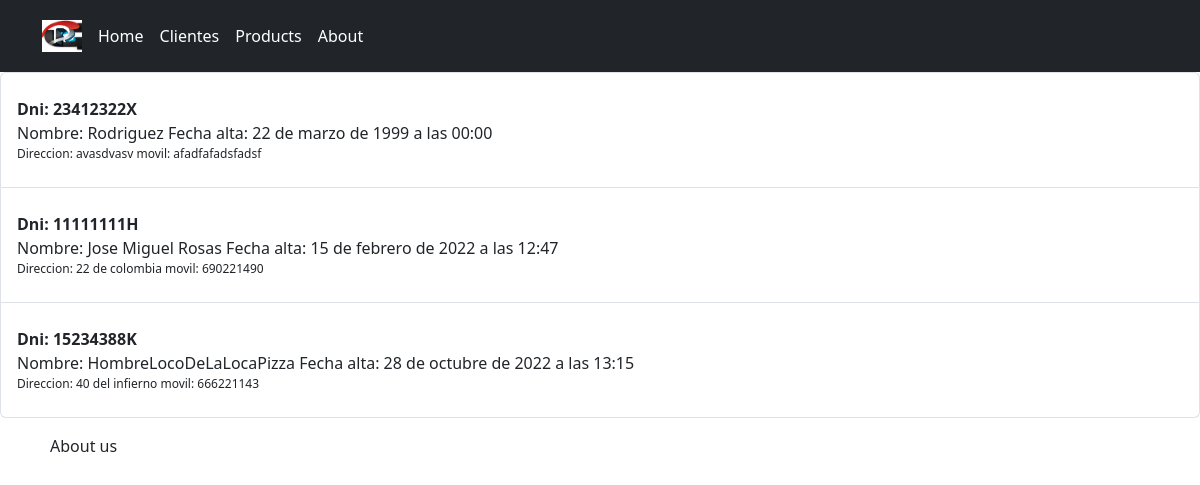
Page /Clientes on the earlier database version.
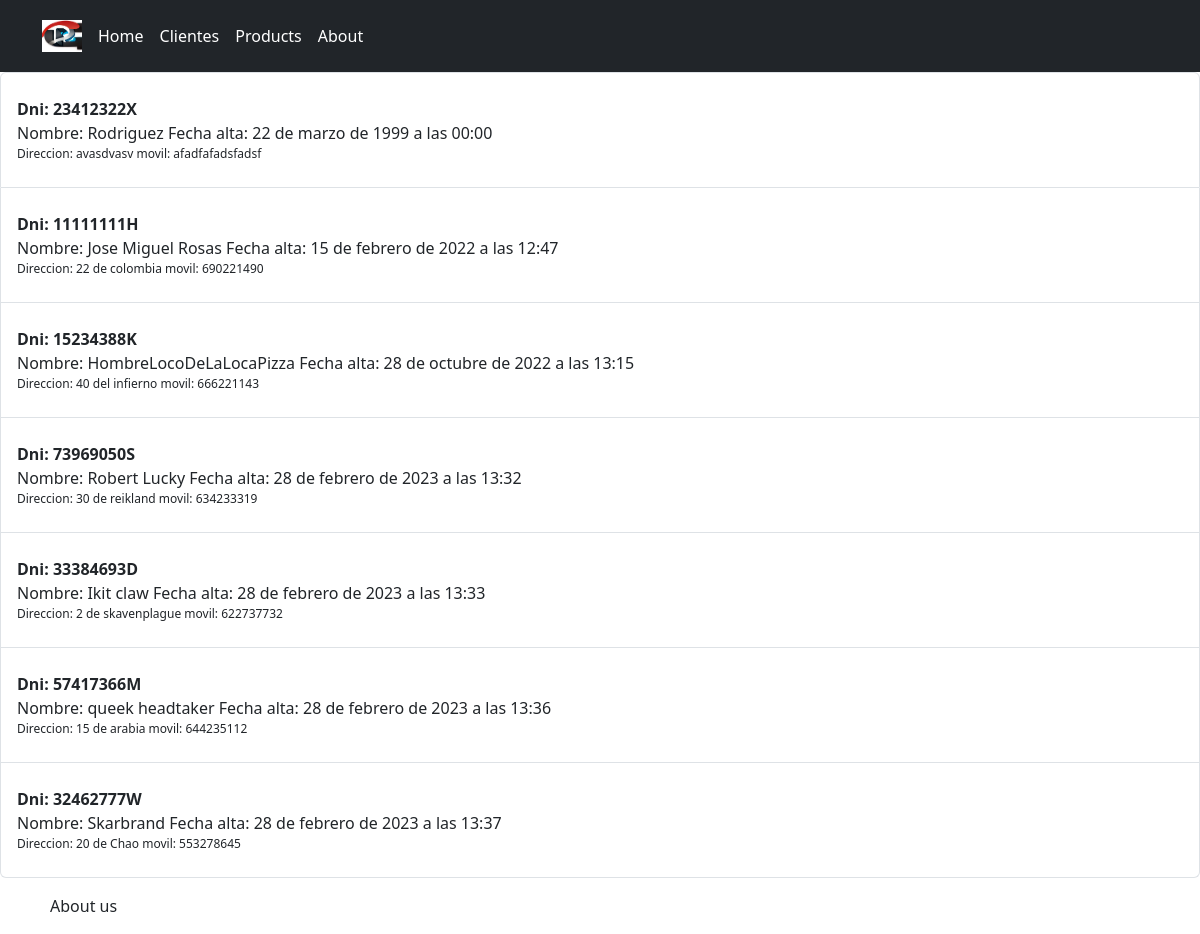
Same page on the later database version.
### misitio/models.py (models this page shows)
class Cliente(models.Model):
    dni = models.CharField(max_length=10,primary_key=True)
    nombre = models.CharField(max_length=150,blank=False,null=False)
    alta = models.DateTimeField('Fecha Alta',blank=False,null=False)
    direccion = models.CharField(max_length=150,blank=False,null=True)
    mobile = models.CharField(max_length=150,blank=False,null=True)

### misitio/views.py (the view)
# urls.py: path('Clientes',views.clientes_list,name='clientes_list'),
def clientes_list(request):
    clientes = Cliente.objects.filter(alta__lte=timezone.now()).order_by('alta')
    return render(request, 'misitio/clientes_list.html', {'clientes': clientes})

### misitio/templates/misitio/clientes_list.html
{% extends 'misitio/base.html' %}
{% block content %}
    <ul class="list-group">
        {% for cliente in clientes %}
            <li class="list-group-item">
                <div class="content">
                    <p><div class="fw-bold">Dni: {{ cliente.dni }}</div>
                        Nombre: {{ cliente.nombre }}  Fecha alta: {{ cliente.alta }}
                    <p>Direccion: {{ cliente.direccion }} movil: {{ cliente.mobile }}</p>
                </div>
            </li>
        {% endfor %}
    </ul>
{% endblock %}

### misitio/templates/misitio/base.html (shortened to what this page needs)
<!DOCTYPE html>
{% load static %}
<html lang="es">
<head>
    <link rel="stylesheet" href="{% static 'css/front.css' %}"/>
    <link href="https://cdn.jsdelivr.net/npm/bootstrap@5.3.0-alpha1/dist/css/bootstrap.min.css" rel="stylesheet">
    <link href="https://cdn.jsdelivr.net/npm/bootstrap@5.3.0-alpha1/dist/css/bootstrap.min.css" rel="stylesheet">
</head>
<body class="{{dbg}}">
  <header class="p-3 text-bg-dark">
    <div class="container">
      <div class="d-flex flex-wrap align-items-center justify-content-center justify-content-lg-start">
        <a href="/" class="d-flex align-items-center mb-2 mb-lg-0 text-white text-decoration-none ">
          <img class="bi me-2" width="40" height="32" role="img" aria-label="Bootstrap" src="/static/img/logo.png" ><use xlink:href="/static/img/3d-printer.png"></use></img>
        </a>
          <ul class="nav col-12 col-lg-auto me-lg-auto mb-2 justify-content-center mb-md-0">
            <li><a href="/" class="nav-link px-2 text-secondary text-white">Home</a></li>
            <li><a href="{% url 'clientes_list' %}" class="nav-link px-2 text-white">Clientes</a></li>
            <li><a href="{% url 'Productos' %}" class="nav-link px-2 text-white">Products</a></li>
            <li><a href="{% url 'About' %}" class="nav-link px-2 text-white">About</a></li>
          </ul>
      </div>
    </div>
  </header>
  <main >
    <div>
        <div class="fonnt">
          <div>
            {% block content %}
            {% endblock %}
          </div>
        </div>
    </div>
  </main>
</body>
<footer class="footer mt-auto  py-3 bg-muted">
    <div class="container">
      <span class="text-muted"><a href="{% url 'About' %}" class="nav-link px-2 text-dark">About us</a></span>
    </div>
  </footer>
</html>

### misitio/static/css/front.css (style rules this page uses)
body { background-color: #ecedee }
.content p { font-size: 12px }

Differences in the rows shown:
added Cliente: dni "73969050S", nombre "Robert Lucky", alta "28 de febrero de 2023 a las 13:32", direccion "30 de reikland", mobile "634233319"
added Cliente: dni "33384693D", nombre "Ikit claw", alta "28 de febrero de 2023 a las 13:33", direccion "2 de skavenplague", mobile "622737732"
added Cliente: dni "57417366M", nombre "queek headtaker", alta "28 de febrero de 2023 a las 13:36", direccion "15 de arabia", mobile "644235112"
added Cliente: dni "32462777W", nombre "Skarbrand", alta "28 de febrero de 2023 a las 13:37", direccion "20 de Chao", mobile "553278645"
